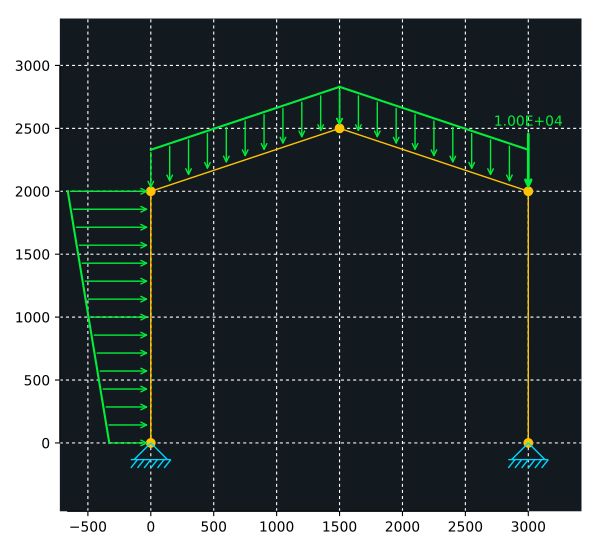

The script that drew this image:
#!/usr/bin/env python
# -*- coding: utf-8 -*-
"""
File to test the module sajou.
Example of the Book "Mechanics of Structures - Variational and computational methods"
page 284
"""
import matplotlib.pyplot as plt
import numpy as np
import pandas as pd
import sajou as sj

m = sj.Model(name='test model', dimensionality='2D')

# add nodes
n1 = m.node(0., 0.)
n2 = m.node(0., 2000.)
n3 = m.node(1500., 2500.)
n4 = m.node(3000., 2000.)
n5 = m.node(3000., 0.)

# add segment
b1 = m.beam(node1=n1, node2=n2)
b2 = m.beam(node1=n2, node2=n3)
b3 = m.beam(node1=n3, node2=n4)
b4 = m.beam(node1=n4, node2=n5)

# create material
mat = m.material(name='Wood', data=(12e3, ), type='isotropic')

# create beam section
section1 = m.beam_section(name='rectangular 1', material=mat, data=(
    300, 100), type='rectangular')

# add beam section to the beams
b1.assign_section(section1)
b2.assign_section(section1)
b3.assign_section(section1)

# Add border conditions
m.bc(node=n1, v1=0., v2=0.)
m.bc(node=n5, v1=0., v2=0.)

# Add load
m.load(node=n4, f2=-10e3)

# Distributed load
b1.distributed_load(p1=-1, p2=-2, direction='y', coord_system='local')
b2.distributed_load(p1=-1, direction='y', coord_system='global')
b3.distributed_load(p1=-1, direction='y', coord_system='global')

# release end
b2.release_end(which=2)

fig = plt.figure(figsize=(6., 5.5))
ax = fig.add_subplot(111)
disp = sj.Display(theme='dark')
ax = disp.plot_geometry(ax=ax, model=m)

ax.spines['right'].set_color('none')
ax.spines['top'].set_color('none')
ax.spines['bottom'].set_smart_bounds(True)
ax.spines['left'].set_smart_bounds(True)
ax.xaxis.set_ticks_position('bottom')
ax.yaxis.set_ticks_position('left')
ax.set_xlim(xmin=-800, xmax=3500)

plt.tight_layout()
plt.show()
